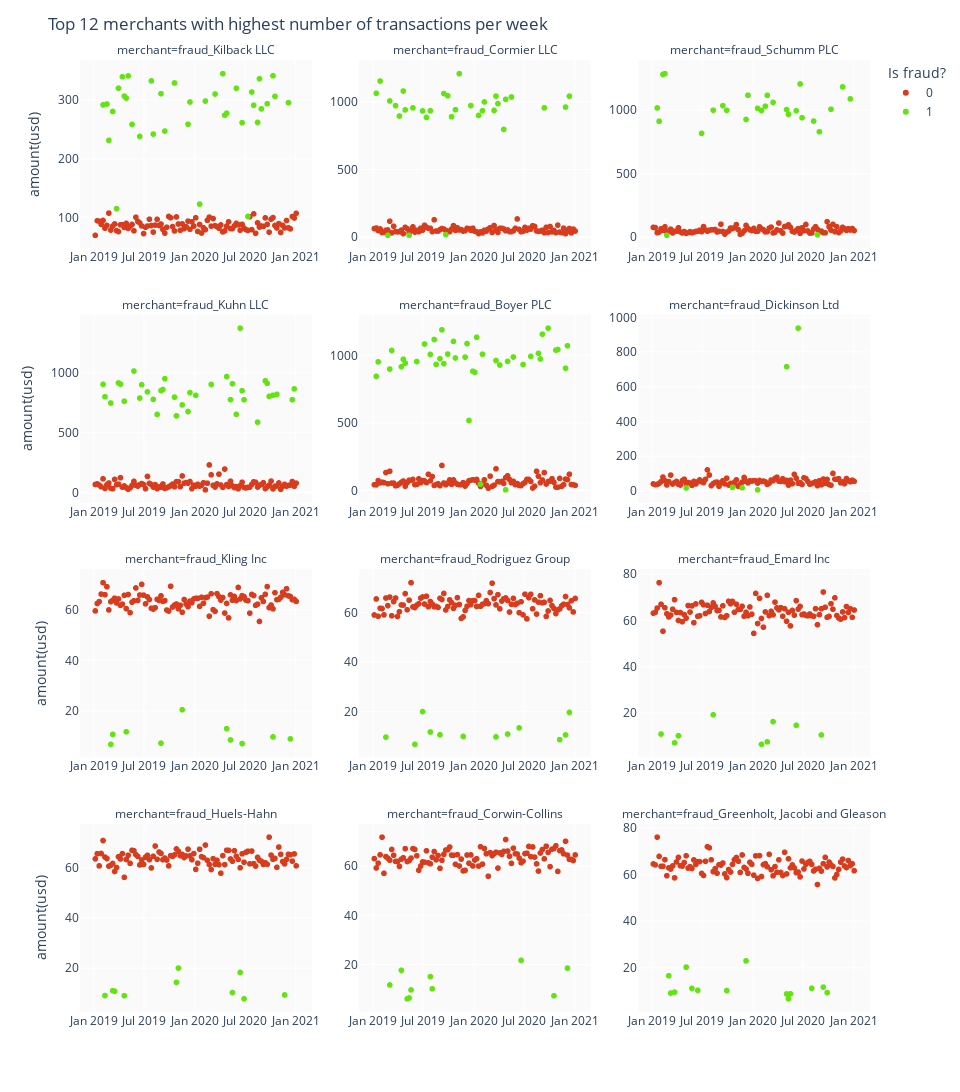

Notebook code cell kept with this figure:
### Code cell
# Specified list of 10 business with the highest number of transactions.
top12_merchants = df_train.merchant.value_counts()[:12]
df_ = df_train.groupby(by=[pd.Grouper(key="transaction_time", freq="1W"),'is_fraud',
                           'merchant']).agg({"amount(usd)":'mean',"transaction_id":"count"}).reset_index()
df_ = df_[df_.merchant.isin(top12_merchants.index)]
fig = px.scatter(df_,
        x='transaction_time',
        y='amount(usd)',
        color='is_fraud',
        facet_col ='merchant',
        facet_col_wrap=3,
        facet_col_spacing=.06,
        category_orders={'merchant': top12_merchants.index}, # order the subplots
        color_discrete_map={1:'#61E50F', 0:'#D93C1D'}
)
fig.update_layout(height=1200,
                  width=960,
                  title='Top 12 merchants with highest number of transactions per week',
                  legend=dict(title='Is fraud?'),
                  plot_bgcolor='#fafafa'
                 )
fig.update_yaxes(matches=None)
fig.for_each_yaxis(lambda yaxis: yaxis.update(showticklabels=True))
fig.for_each_xaxis(lambda xaxis: xaxis.update(showticklabels=True, title=''))
fig.show();
